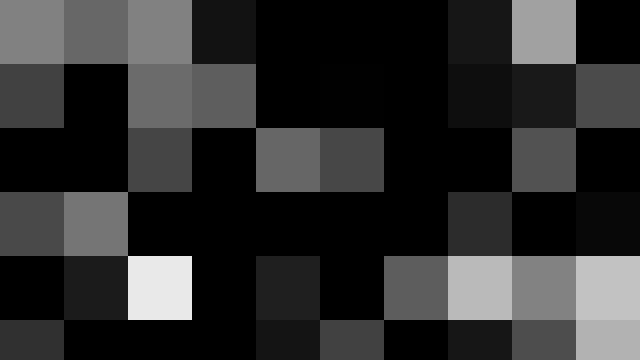
Frame 1 (no input)
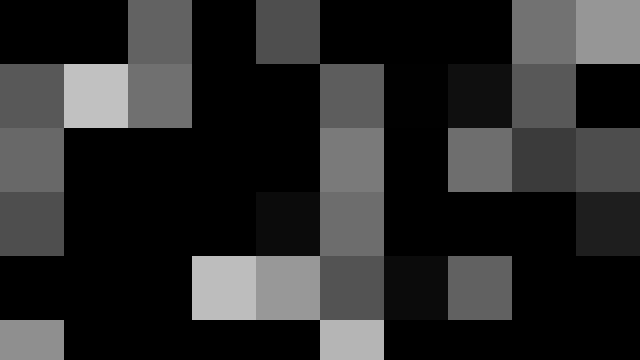
Frame 60 (no input)
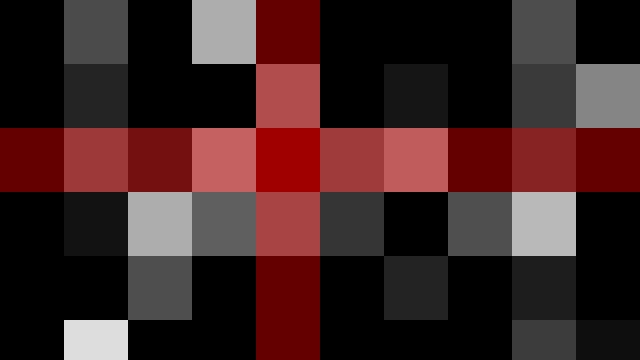
Frame 120 (the mouse pressed at the canvas centre since frame 60)

The p5.js sketch that drew these frames (run headless with seeded random() and noise() and a simulated clock; from frame 60 on, the mouse is pressed at the canvas centre):

// p5.js sketch
// ── sketch.js






function setup() {
	createCanvas(640, 360);
}

function draw() {



	colorMode(HSB, 100);


for(var g = 0; g < 10; g++){

	for(var i = 0; i < 10; i++){
		noStroke();
		var randomValue = random(10);
		var squareFill = random(100);
		fill(0, 0, randomValue * 10 - squareFill);
		rect(i * 64, g * 64, 64, 64);

}
}

colorMode(RGB, 255, 255, 255, 1);
if (576 < mouseX) {
	fill(250, 0, 0, .4);
	rect(576, 0, 64, 360);
} else if (512 < mouseX) {
	fill(250, 0, 0, .4);
	rect(512, 0, 64, 360);
} else if (448 < mouseX) {
		fill(250, 0, 0, .4);
	rect(448, 0, 64, 360);
} else if (384 < mouseX) {
		fill(250, 0, 0, .4);
	rect(384, 0, 64, 360);
} else if (320 < mouseX) {
		fill(250, 0, 0, .4);
	rect(320, 0, 64, 360);
} else if (256 < mouseX) {
		fill(250, 0, 0, .4);
	rect(256, 0, 64, 360);
} else if (192 < mouseX) {
		fill(250, 0, 0, .4);
	rect(192, 0, 64, 360);
} else if (128 < mouseX) {
		fill(250, 0, 0, .4);
	rect(128, 0, 64, 360);
} else if (64 < mouseX) {
		fill(250, 0, 0, .4);
	rect(64, 0, 64, 360);
} else if (0 < mouseX) {
		fill(250, 0, 0, .4);
	rect(0, 0, 64, 360);
}



if (320 < mouseY) {
	fill(250, 0, 0, .4);
	rect(0, 320, 640, 64);
} else if (256 < mouseY) {
	fill(250, 0, 0, .4);
	rect(0, 256, 640, 64);
} else if (192 < mouseY) {
	fill(250, 0, 0, .4);
	rect(0, 192, 640, 64);
} else if (128 < mouseY) {
	fill(250, 0, 0, .4);
	rect(0, 128, 640, 64);
} else if (64 < mouseY) {
	fill(250, 0, 0, .4);
	rect(0, 64, 640, 64);
}






}
